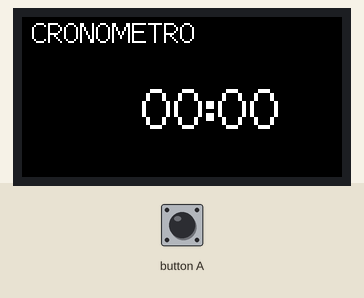
The sketch below on a simulated ESP32. Shown: 160×80 colour display.

Above: at 0.3 s.
At 6.0 s:
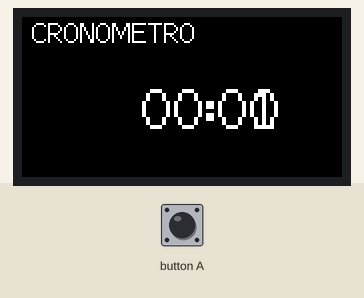
At 12.1 s:
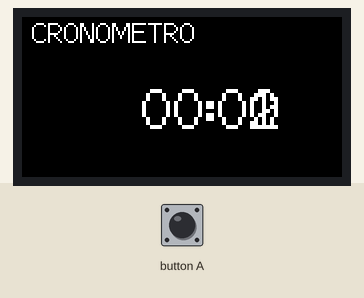
At 18.1 s:
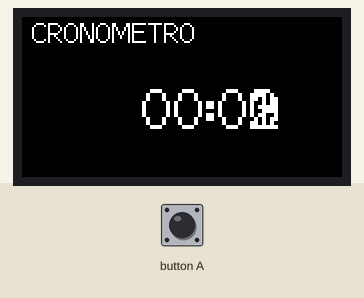
At 36.1 s:
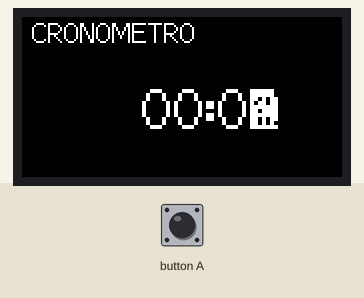

The sketch:

cronometro.ino
```cpp
#include <M5StickC.h>
#include "esp32-hal-timer.h"

volatile int interruptCounter;
int totalInterruptCounter;

hw_timer_t * timer = NULL;
portMUX_TYPE timerMux = portMUX_INITIALIZER_UNLOCKED;

int timer_secondsX10 = 0;
float accX = 0;
float accY = 0;
float accZ = 0;
bool isRunning = false;

void IRAM_ATTR onTimer() {
  portENTER_CRITICAL_ISR(&timerMux);
  interruptCounter++;
  portEXIT_CRITICAL_ISR(&timerMux);
}

void setup() {
  Serial.begin(115200);
  timer = timerBegin(0, 80, true);
  timerAttachInterrupt(timer, &onTimer, true);
  timerAlarmWrite(timer, 100000, true);
  timerAlarmEnable(timer);

  M5.begin();
  M5.IMU.Init();
  M5.Lcd.setRotation(3);
  M5.Lcd.fillScreen(BLACK);
  M5.Lcd.setTextSize(1);
  M5.Lcd.setCursor(5, 0, 2);
  M5.Lcd.printf("CRONOMETRO");
  M5.Lcd.setTextSize(2);
  pinMode(M5_BUTTON_HOME, INPUT);
  pinMode(M5_BUTTON_RST, INPUT);
  delay(100);
}

void loop() {
  M5.Lcd.setCursor(60, 30, 2);

  if (isRunning) {
    if (interruptCounter > 0) {
      portENTER_CRITICAL(&timerMux);
      interruptCounter--;
      portEXIT_CRITICAL(&timerMux);
      totalInterruptCounter++;
    }
    timer_secondsX10++;
  }

  int rem_seconds = (timer_secondsX10 / 10) % 60;
  int minutes = (timer_secondsX10 / 10) / 60;
  M5.Lcd.printf("%02d:%02d", minutes, rem_seconds);

  if (digitalRead(M5_BUTTON_HOME) == LOW) {
    isRunning = !isRunning; // Inicia ou pausa o cronômetro
    delay(200);  // Atraso para evitar pressionamento duplo
  } else if (digitalRead(M5_BUTTON_RST) == LOW) {
    // Reinicia o cronômetro
    timer_secondsX10 = 0;
    isRunning = false;
  }

  delay(100);
}
```

Measured:
- what the display in image 0 shows lasts 5.7 s, from 0.3 s to 6.0 s
- what the display in image 1 shows lasts 6.0 s, from 6.0 s to 12.0 s
